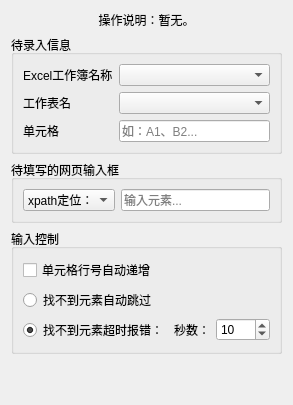
       <widget class="QWidget" name="tab_12">
        <attribute name="title">
         <string>网页录入</string>
        </attribute>
        <layout class="QVBoxLayout" name="verticalLayout_28">
         <item>
          <widget class="QLabel" name="label_94">
           <property name="sizePolicy">
            <sizepolicy hsizetype="Preferred" vsizetype="Preferred">
             <horstretch>0</horstretch>
             <verstretch>0</verstretch>
            </sizepolicy>
           </property>
           <property name="text">
            <string>操作说明：暂无。</string>
           </property>
           <property name="alignment">
            <set>Qt::AlignmentFlag::AlignCenter</set>
           </property>
           <property name="wordWrap">
            <bool>false</bool>
           </property>
           <property name="margin">
            <number>0</number>
           </property>
           <property name="indent">
            <number>-1</number>
           </property>
           <property name="openExternalLinks">
            <bool>false</bool>
           </property>
          </widget>
         </item>
         <item>
          <widget class="QGroupBox" name="groupBox_5">
           <property name="title">
            <string>待录入信息</string>
           </property>
           <layout class="QVBoxLayout" name="verticalLayout_25">
            <item>
             <layout class="QGridLayout" name="gridLayout_14">
              <item row="0" column="0">
               <widget class="QLabel" name="label_23">
                <property name="text">
                 <string>Excel工作簿名称</string>
                </property>
               </widget>
              </item>
              <item row="0" column="1">
               <widget class="QComboBox" name="comboBox_20"/>
              </item>
              <item row="1" column="0">
               <widget class="QLabel" name="label_49">
                <property name="text">
                 <string>工作表名</string>
                </property>
               </widget>
              </item>
              <item row="1" column="1">
               <widget class="QComboBox" name="comboBox_23"/>
              </item>
              <item row="2" column="0">
               <widget class="QLabel" name="label_55">
                <property name="text">
                 <string>单元格</string>
                </property>
               </widget>
              </item>
              <item row="2" column="1">
               <widget class="QLineEdit" name="lineEdit_9">
                <property name="placeholderText">
                 <string>如：A1、B2...</string>
                </property>
               </widget>
              </item>
             </layout>
            </item>
           </layout>
          </widget>
         </item>
         <item>
          <widget class="QGroupBox" name="groupBox_6">
           <property name="title">
            <string>待填写的网页输入框</string>
           </property>
           <layout class="QVBoxLayout" name="verticalLayout_26">
            <item>
             <layout class="QGridLayout" name="gridLayout_15">
              <item row="0" column="0">
               <widget class="QComboBox" name="comboBox_24">
                <item>
                 <property name="text">
                  <string>xpath定位：</string>
                 </property>
                </item>
                <item>
                 <property name="text">
                  <string>元素ID：</string>
                 </property>
                </item>
                <item>
                 <property name="text">
                  <string>元素名称：</string>
                 </property>
                </item>
               </widget>
              </item>
              <item row="0" column="1">
               <widget class="QLineEdit" name="lineEdit_10">
                <property name="placeholderText">
                 <string>输入元素...</string>
                </property>
               </widget>
              </item>
             </layout>
            </item>
           </layout>
          </widget>
         </item>
         <item>
          <widget class="QGroupBox" name="groupBox_7">
           <property name="title">
            <string>输入控制</string>
           </property>
           <layout class="QVBoxLayout" name="verticalLayout_27">
            <item>
             <layout class="QGridLayout" name="gridLayout_16">
              <item row="2" column="0">
               <widget class="QRadioButton" name="radioButton_11">
                <property name="text">
                 <string>找不到元素超时报错：</string>
                </property>
                <property name="checked">
                 <bool>true</bool>
                </property>
               </widget>
              </item>
              <item row="2" column="1">
               <widget class="QLabel" name="label_56">
                <property name="text">
                 <string>秒数：</string>
                </property>
               </widget>
              </item>
              <item row="2" column="2">
               <widget class="QSpinBox" name="spinBox_8">
                <property name="minimum">
                 <number>1</number>
                </property>
                <property name="maximum">
                 <number>9999</number>
                </property>
                <property name="value">
                 <number>10</number>
                </property>
               </widget>
              </item>
              <item row="0" column="0" colspan="3">
               <widget class="QCheckBox" name="checkBox_6">
                <property name="text">
                 <string>单元格行号自动递增</string>
                </property>
               </widget>
              </item>
              <item row="1" column="0" colspan="3">
               <widget class="QRadioButton" name="radioButton_10">
                <property name="text">
                 <string>找不到元素自动跳过</string>
                </property>
               </widget>
              </item>
             </layout>
            </item>
           </layout>
          </widget>
         </item>
         <item>
          <spacer name="verticalSpacer_21">
           <property name="orientation">
            <enum>Qt::Orientation::Vertical</enum>
           </property>
           <property name="sizeHint" stdset="0">
            <size>
             <width>20</width>
             <height>40</height>
            </size>
           </property>
          </spacer>
         </item>
        </layout>
       </widget>
